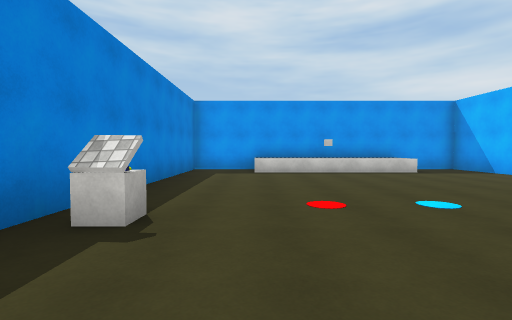
View 1 (above)

20 first-person views from a walk through a 3-D level made in the Unity game engine. The camera is 1.4 m above the floor, tilts 2° down and sees 85° across. The floor is counted in squares, 2 m on a side. Each view is taken from the middle of a square. On the plan, view 1 faces up. The plan holds only what a view shows up to about 9 squares ahead; the rest is blank. The place goes on beyond the plan. The player is left out. Surface patterns are stand-ins for the level's own textures.

View 2
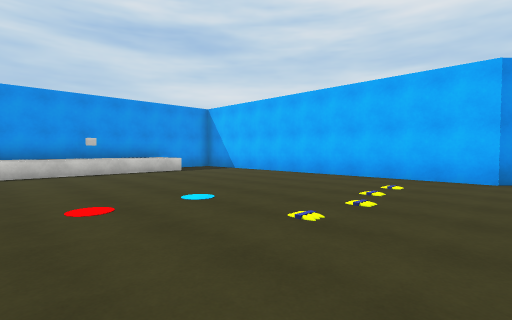

View 3
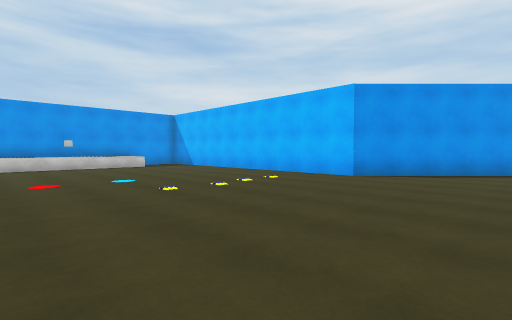

View 4
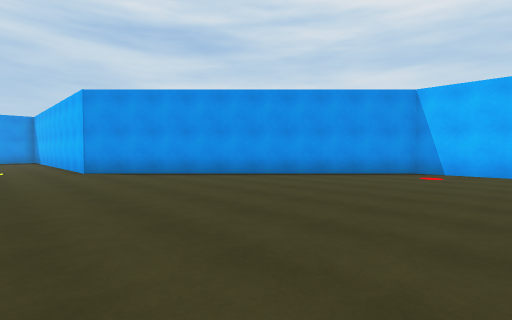

View 5
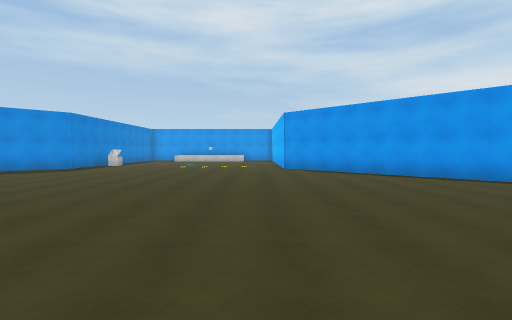

View 6
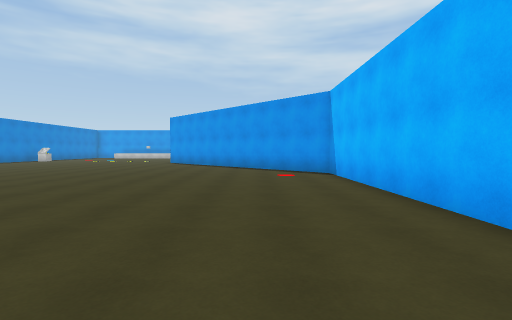

View 7
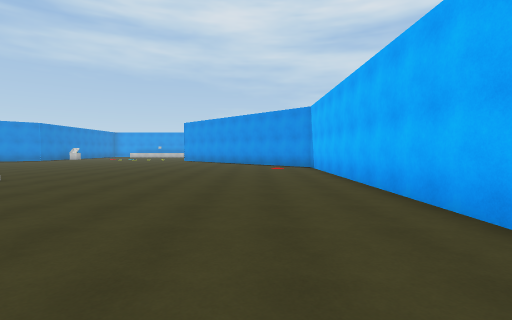

View 8
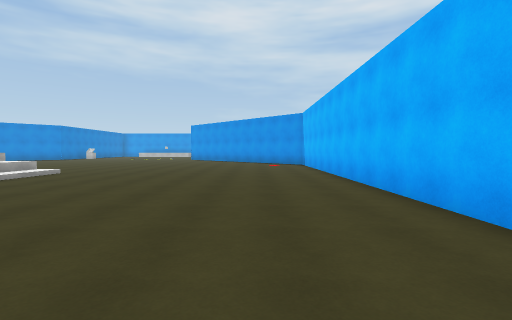

View 9
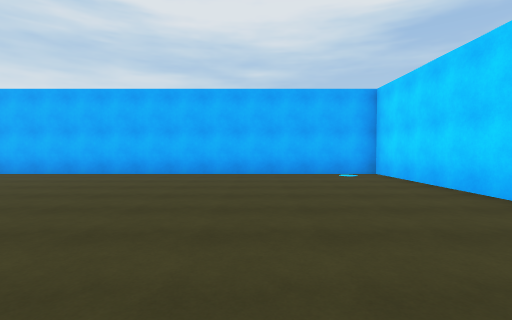

View 10
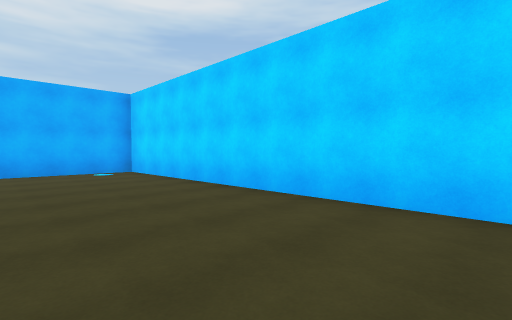

View 11
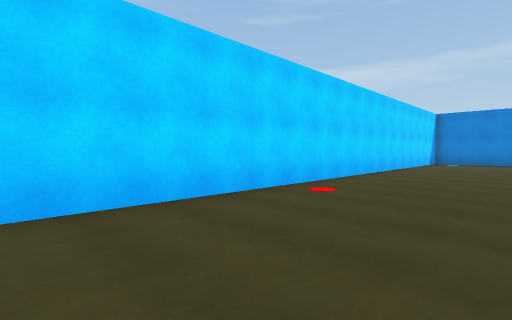

View 12
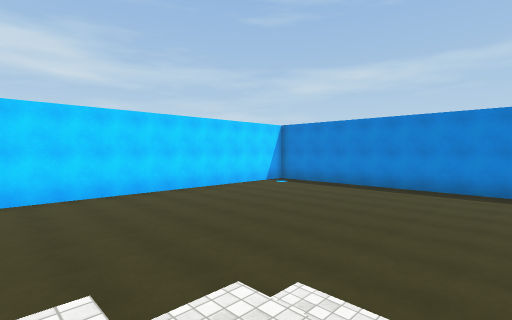

View 13
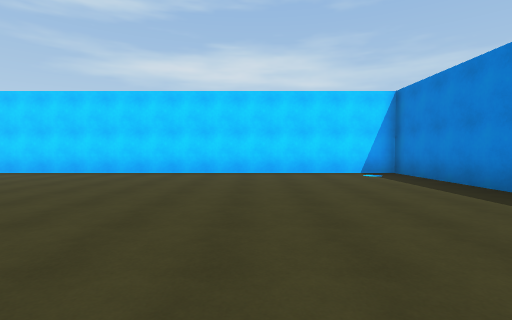

View 14
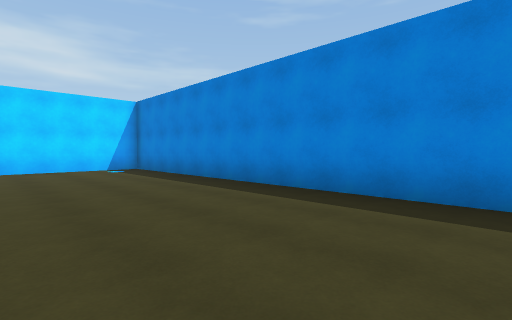

View 15
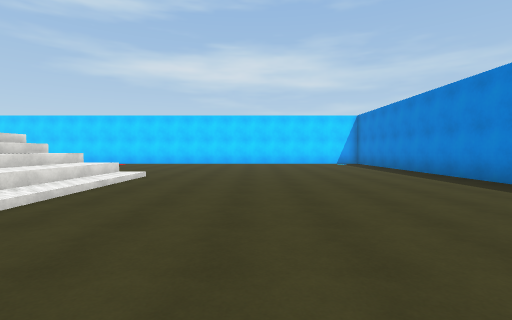

View 16
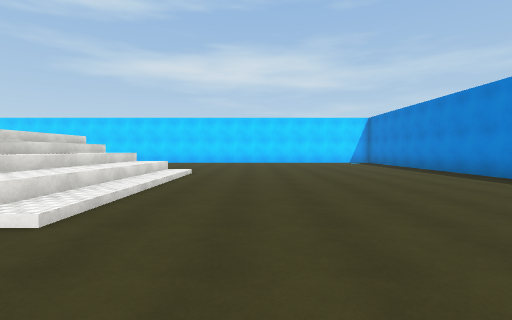

View 17
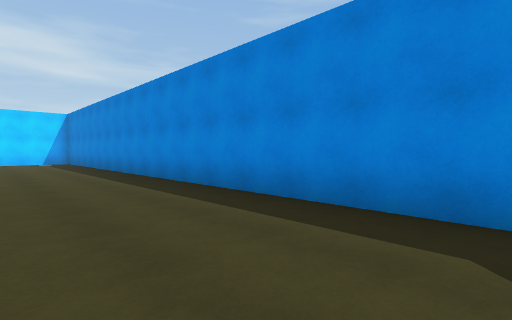

View 18
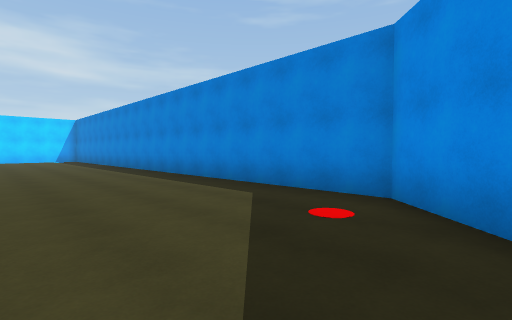

View 19
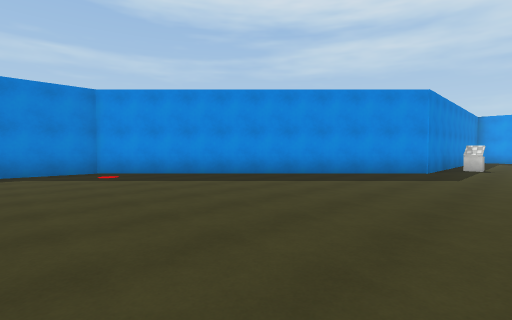

View 20
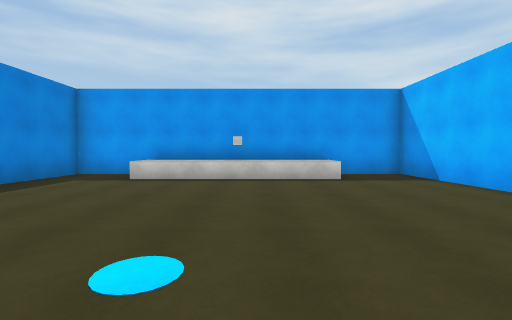

### Floor plan
Key: @ floor where view 1 was taken; # wall or solid block; . floor; / step, stairs or slope; = window, fence, low wall or low ledge; ^ raised ledge; O other object.
Columns run from 10 left of view 1 to 15 right of it. Each row starts with its distance up from view 1.
 11        ####    ####
 10        #..=^^^^=..#
  9        #..^^^^^^..#
  8        #..........#
  7        #..........#
  6        #..........#
  5        #..........#
  4        #..........#
  3        #.O........#
  2        #..........#
  1        #..........#
  0       ##..@.......##
 -1      ##............##
 -2     ##..............##
 -3    ##................##
 -4   ##..................##
 -5  ##....................##
 -6 ##......................##
 -7 #........................#
 -8 #.......... .............#
 -9 #..........  ............#
-10 #........     ...........#
-11 #.........     ..........#
-12 #........//    //........#
-13 #........///   //........#
-14 #........////   /........#
-15 #........////    ........#
-16 #........////     .......#
-17 #........////      ......#
-18 #..........        ......#
-19 #...........      .......#
-20 #...........     ........#
-21 #........................#
-22 #........................#
-23 #........................#
-24 #........................#
-25 ##########################

Where each view was taken, in squares from view 1:
view 1: 0 up, 0 right, facing up
view 2: 0 up, 0 right, facing up-right
view 3: 3 down, 0 right, facing up-right
view 4: 9 down, 5 right, facing up-right
view 5: 12 down, 6 right, facing up
view 6: 15 down, 12 right, facing up
view 7: 18 down, 12 right, facing up
view 8: 20 down, 12 right, facing up
view 9: 21 down, 6 right, facing right
view 10: 21 down, 5 right, facing down-right
view 11: 21 down, 7 right, facing down-left
view 12: 16 down, 1 right, facing down-left
view 13: 16 down, 5 left, facing down
view 14: 14 down, 5 left, facing down-left
view 15: 10 down, 4 left, facing down
view 16: 9 down, 3 left, facing down
view 17: 8 down, 6 left, facing down-left
view 18: 5 down, 5 left, facing down-left
view 19: 9 down, 0 right, facing up-left
view 20: 2 up, 3 right, facing up
